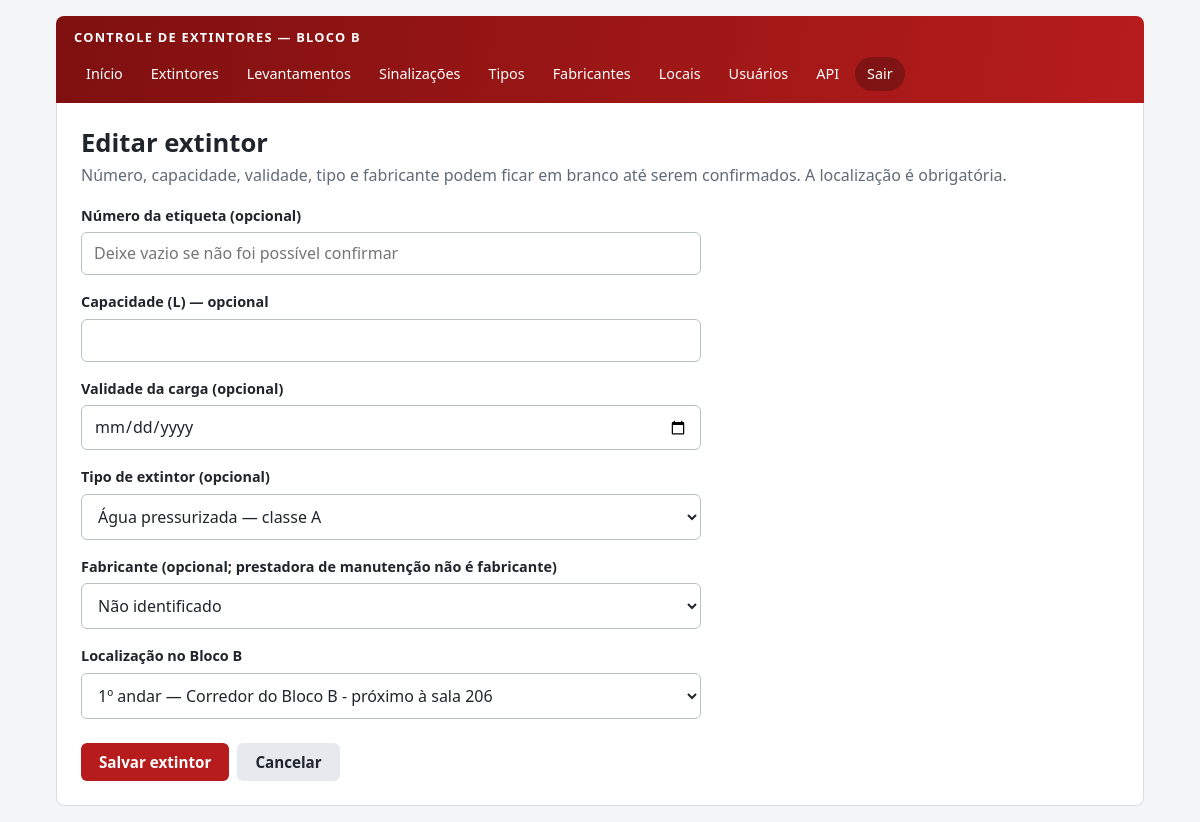
The page /cadastro_extintor.php?id=1 (signed in) on the database its author committed.
### tables this page shows
CREATE TABLE IF NOT EXISTS extintor (
  id_extintor INT AUTO_INCREMENT PRIMARY KEY,
  identificacao INT NULL UNIQUE,
  capacidade DECIMAL(6,2) NULL,
  data_validade_carga DATE NULL,
  id_tipo INT NULL,
  id_fabricante INT NULL,
  id_local INT NOT NULL,
  CONSTRAINT fk_extintor_tipo FOREIGN KEY (id_tipo) REFERENCES tipo_extintor(id_tipo) ON DELETE RESTRICT ON UPDATE CASCADE,
  CONSTRAINT fk_extintor_fabricante FOREIGN KEY (id_fabricante) REFERENCES fabricante(id_fabricante) ON DELETE RESTRICT ON UPDATE CASCADE,
  CONSTRAINT fk_extintor_local FOREIGN KEY (id_local) REFERENCES local(id_local) ON DELETE RESTRICT ON UPDATE CASCADE
);

CREATE TABLE IF NOT EXISTS tipo_extintor (
  id_tipo INT AUTO_INCREMENT PRIMARY KEY,
  descricao VARCHAR(100) NOT NULL,
  classe_fogo VARCHAR(20) NULL
);

CREATE TABLE IF NOT EXISTS local (
  id_local INT AUTO_INCREMENT PRIMARY KEY,
  andar INT NOT NULL,
  descricao VARCHAR(255) NOT NULL
);

### autenticacao.php (called while the page is built, shortened)
<?php
function escapar(mixed $valor): string
{
    return htmlspecialchars((string) $valor, ENT_QUOTES, "UTF-8");
}

### cadastro_extintor.php (the view, shortened to what this page needs)
<?php
require_once 'autenticacao.php';
require_once 'layout.php';
require_once 'conexao.php';
$id=filter_input(INPUT_GET,'id',FILTER_VALIDATE_INT);
$e=['identificacao'=>null,'capacidade'=>null,'data_validade_carga'=>null,'id_tipo'=>null,'id_fabricante'=>null,'id_local'=>null];
if ($id) {
    $stmt=$conexao->prepare('SELECT identificacao,capacidade,data_validade_carga,id_tipo,id_fabricante,id_local FROM extintor WHERE id_extintor=?');
    $stmt->bind_param('i',$id); $stmt->execute(); $e=$stmt->get_result()->fetch_assoc(); $stmt->close();
}
$tipos=$conexao->query('SELECT id_tipo,descricao,classe_fogo FROM tipo_extintor ORDER BY descricao');
$fabricantes=$conexao->query('SELECT id_fabricante,nome FROM fabricante ORDER BY nome');
$locais=$conexao->query('SELECT id_local,andar,descricao FROM local ORDER BY andar,descricao');
?>
<h1><?php echo $id?'Editar extintor':'Novo extintor'; ?></h1>
<p class="subtitulo">Número, capacidade, validade, tipo e fabricante podem ficar em branco até serem confirmados. A localização é obrigatória.</p>
<?php if ($locais->num_rows===0) { ?>
<p class="mensagem aviso">Cadastre ao menos um local antes de incluir um extintor.</p>
<?php } else { ?>
<form action="processa_extintor.php" method="POST">
<label for="identificacao">Número da etiqueta (opcional)</label>
<input type="number" id="identificacao" name="identificacao" min="1" placeholder="Deixe vazio se não foi possível confirmar" value="<?php echo escapar($e['identificacao']); ?>">
<label for="capacidade">Capacidade (<span id="unidade-capacidade">kg</span>) — opcional</label>
<input type="number" id="capacidade" name="capacidade" min="0.01" step="0.01" value="<?php echo escapar($e['capacidade']); ?>">
<label for="data_validade_carga">Validade da carga (opcional)</label>
<input type="date" id="data_validade_carga" name="data_validade_carga" value="<?php echo escapar($e['data_validade_carga']); ?>">
<label for="id_tipo">Tipo de extintor (opcional)</label>
<select id="id_tipo" name="id_tipo"><option value="">Não identificado</option>
<?php while($t=$tipos->fetch_assoc()){ ?>
<option value="<?php echo (int)$t['id_tipo']; ?>" data-unidade="<?php echo preg_match('/água|agua/iu',$t['descricao'])?'L':'kg'; ?>" <?php echo $e['id_tipo']!==null && (int)$e['id_tipo']===(int)$t['id_tipo']?'selected':''; ?>><?php echo escapar($t['descricao'].($t['classe_fogo']?' — classe '.$t['classe_fogo']:'')); ?></option>
<?php } ?></select>
<label for="id_fabricante">Fabricante (opcional; prestadora de manutenção não é fabricante)</label>
<select id="id_fabricante" name="id_fabricante"><option value="">Não identificado</option>
<?php while($f=$fabricantes->fetch_assoc()){ ?>
<option value="<?php echo (int)$f['id_fabricante']; ?>" <?php echo $e['id_fabricante']!==null && (int)$e['id_fabricante']===(int)$f['id_fabricante']?'selected':''; ?>><?php echo escapar($f['nome']); ?></option>
<?php } ?></select>
<label for="id_local">Localização no Bloco B</label>
<select id="id_local" name="id_local" required><option value="">Selecione</option>
<?php while($l=$locais->fetch_assoc()){ ?>
<option value="<?php echo (int)$l['id_local']; ?>" <?php echo (int)$e['id_local']===(int)$l['id_local']?'selected':''; ?>><?php echo escapar($l['andar'].'º andar — '.$l['descricao']); ?></option>
<?php } ?></select>
<button type="submit">Salvar extintor</button><a class="botao-link secundario" href="lista_extintores.php">Cancelar</a>
</form>
<?php } ?>

### styles.css (style rules this page uses)
:root { --vermelho: #b71c1c; --vermelho-escuro: #7f1010; --carvao: #1f252b; --cinza: #5f6b76; --fundo: #f3f5f7; --painel: #f7f9fb; --branco: #ffffff; --borda: #d9dee3; --verde: #2e7d32; --amarelo: #c98a00; --raio: 8px; }
*, *::before, *::after { box-sizing: border-box; }
html { -webkit-text-size-adjust: 100%; }
body { margin: 0; min-height: 100vh; color: var(--carvao); background: var(--fundo); font-family: "Segoe UI", Arial, Helvetica, sans-serif; font-size: 16px; line-height: 1.5; }
h1 { margin: 0 0 4px; font-size: 1.6rem; line-height: 1.25; }
p { margin: 0 0 12px; }
a { color: var(--vermelho); }
.subtitulo { margin-bottom: 18px; color: var(--cinza); }
button, .botao-link { display: inline-block; padding: 10px 18px; color: var(--branco); background: var(--vermelho); border: 0; border-radius: 6px; font: inherit; font-size: 0.95rem; font-weight: 600; line-height: 1.2; text-align: center; text-decoration: none; cursor: pointer; }
.botao-link.secundario { color: var(--carvao); background: #e6eaee; }
label { display: block; margin: 16px 0 6px; font-size: 0.9rem; font-weight: 600; }
input, select, textarea { display: block; width: 100%; padding: 10px 12px; color: var(--carvao); background: var(--branco); border: 1px solid #b8c0c8; border-radius: 6px; font: inherit; font-size: 1rem; line-height: 1.3; }
.conteudo-app form:not(.filtros):not(.form-inline) { max-width: 620px; margin-top: 8px; }
.conteudo-app form:not(.filtros):not(.form-inline) > button[type="submit"] { margin-top: 24px; }
.conteudo-app form:not(.filtros):not(.form-inline) > .botao-link.secundario { margin: 24px 0 0 8px; }

### rows shown on the page
extintor: id_tipo "Água pressurizada — classe A", id_local "1º andar — Corredor do Bloco B - próximo à sala 206"
